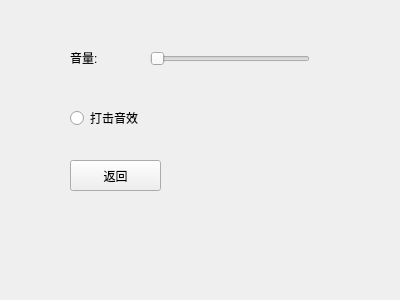
<?xml version="1.0" encoding="UTF-8"?>
<ui version="4.0">
 <class>Form</class>
 <widget class="QWidget" name="Form">
  <property name="geometry">
   <rect>
    <x>0</x>
    <y>0</y>
    <width>400</width>
    <height>300</height>
   </rect>
  </property>
  <property name="minimumSize">
   <size>
    <width>400</width>
    <height>300</height>
   </size>
  </property>
  <property name="maximumSize">
   <size>
    <width>400</width>
    <height>300</height>
   </size>
  </property>
  <property name="windowTitle">
   <string>Form</string>
  </property>
  <widget class="QSlider" name="volumeSlider">
   <property name="geometry">
    <rect>
     <x>150</x>
     <y>50</y>
     <width>160</width>
     <height>18</height>
    </rect>
   </property>
   <property name="orientation">
    <enum>Qt::Horizontal</enum>
   </property>
  </widget>
  <widget class="QLabel" name="volumeLabel">
   <property name="geometry">
    <rect>
     <x>70</x>
     <y>50</y>
     <width>72</width>
     <height>15</height>
    </rect>
   </property>
   <property name="text">
    <string>音量:</string>
   </property>
  </widget>
  <widget class="QRadioButton" name="effectButton">
   <property name="geometry">
    <rect>
     <x>70</x>
     <y>110</y>
     <width>91</width>
     <height>16</height>
    </rect>
   </property>
   <property name="text">
    <string>打击音效</string>
   </property>
  </widget>
  <widget class="QPushButton" name="back_2">
   <property name="geometry">
    <rect>
     <x>70</x>
     <y>160</y>
     <width>91</width>
     <height>31</height>
    </rect>
   </property>
   <property name="text">
    <string>返回</string>
   </property>
  </widget>
 </widget>
 <resources/>
 <connections/>
</ui>
